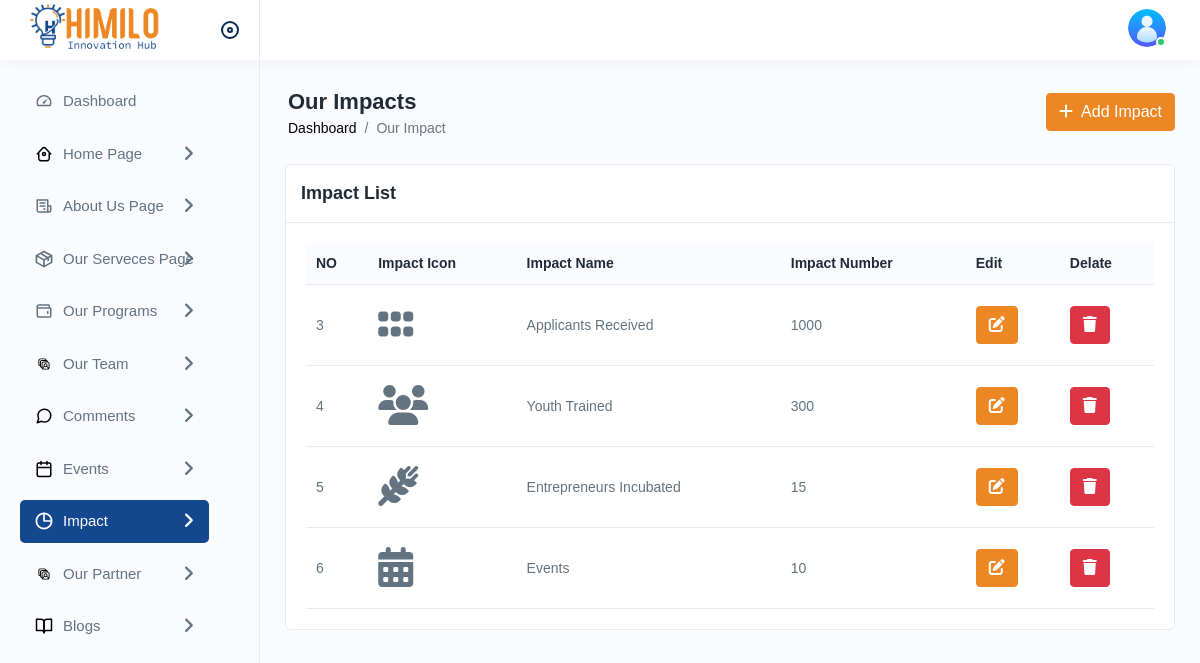
Page /admin/impact.php (signed in) on the committed database.
### tables this page shows
CREATE TABLE `users` (
  `id` int(11) NOT NULL,
  `user_name` varchar(255) NOT NULL,
  `f_name` varchar(255) NOT NULL,
  `l_name` varchar(255) NOT NULL,
  `image` longtext NOT NULL,
  `email` varchar(255) NOT NULL,
  `phone` varchar(255) NOT NULL,
  `my_password` varchar(255) NOT NULL,
  `create_date` timestamp NOT NULL DEFAULT current_timestamp() ON UPDATE current_timestamp()
);

CREATE TABLE `impact` (
  `id` int(11) NOT NULL,
  `icon` text NOT NULL,
  `name` varchar(255) NOT NULL,
  `number` varchar(255) NOT NULL,
  `create_date` timestamp NOT NULL DEFAULT current_timestamp() ON UPDATE current_timestamp()
);

### admin/impact.php (the view, shortened to what this page needs)
<?php
include "conn.php";
?>
<!DOCTYPE html>
<html lang="en">
<head>
<link rel="stylesheet" href="assets/css/bootstrap.min.css">
<link rel="stylesheet" href="assets/css/animate.css">
<link rel="stylesheet" href="assets/css/dataTables.bootstrap4.min.css">
<link rel="stylesheet" href="assets/plugins/fontawesome/css/fontawesome.min.css">
<link rel="stylesheet" href="assets/plugins/fontawesome/css/all.min.css">
<link rel="stylesheet" href="https://cdnjs.cloudflare.com/ajax/libs/font-awesome/6.5.1/css/all.min.css" />
<link rel="stylesheet" href="assets/css/style.css">
<link rel="stylesheet" href="https://cdn.jsdelivr.net/npm/alertifyjs/build/css/alertify.min.css" />
<link rel="stylesheet" href="https://cdn.jsdelivr.net/npm/alertifyjs/build/css/themes/default.min.css" />
</head>
<body>
<div class="main-wrapper">
<div class="sidebar" id="sidebar">
<div class="sidebar-inner slimscroll">
<div id="sidebar-menu" class="sidebar-menu">
<ul>
<li class="">
<a href="index.php"><img src="assets/img/icons/dashboard.svg" alt="img"><span> Dashboard</span> </a>
</li>
<li class="submenu ">
<a  href="javascript:void(0);"><img src="assets/img/icons/house.svg" alt="img"><span> Home Page</span> <span class="menu-arrow"></span></a>
</li>
<li class="submenu">
<a href="javascript:void(0);"><img src="assets/img/icons/purchase1.svg" alt="img"><span> About Us Page</span> <span class="menu-arrow"></span></a>
</li>
<li class="submenu">
<a  href="javascript:void(0);"><img src="assets/img/icons/product.svg" alt="img"><span> Our Serveces Page</span> <span class="menu-arrow"></span></a>
</li>
<li class="submenu">
<a href="our_prog.php"><img src="assets/img/icons/expense1.svg" alt="img"><span> Our Programs</span> <span class="menu-arrow"></span></a>
</li>
<li class="submenu">
<a href="javascript:void(0);"><img src="assets/img/icons/users.svg" alt="img"><span> Our Team</span> <span class="menu-arrow"></span></a>
</li>
<li class="submenu">
<a href="javascript:void(0);"><img src="assets/img/icons/coment.svg" alt="img"><span> Comments</span> <span class="menu-arrow"></span></a>
</li>
<li class="submenu">
<a href="javascript:void(0);"><img src="assets/img/icons/calendar.svg" alt="img"><span> Events</span> <span class="menu-arrow"></span></a>
</li>
<li class="submenu">
<a class="active" href="javascript:void(0);"><img src="assets/img/icons/time.svg" alt="img"><span>Impact</span> <span class="menu-arrow"></span></a>
</li>
<li class="submenu">
<a href="javascript:void(0);"><img src="assets/img/icons/users.svg" alt="img"><span>Our Partner</span> <span class="menu-arrow"></span></a>
</li>
<li class="submenu">
<a href="javascript:void(0);"><img src="assets/img/icons/book-open.svg" alt="img"><span>Blogs</span> <span class="menu-arrow"></span></a>
</li>
</ul>
</div>
</div>
</div>
<?php
include "header.php";
?>
<div class="page-wrapper cardhead">
<div class="content container-fluid">
<div class="page-header">
<div class="row">
<div class="col">
<h3 class="page-title">Our Impacts</h3>
<ul class="breadcrumb">
<li class="breadcrumb-item"><a href="index.php">Dashboard</a></li>
<li class="breadcrumb-item active">Our Impact</li>
</ul>
</div>
</div>
<button type="button"  class="btn btn-primary " data-bs-toggle="modal" data-bs-target="#exampleModal">
 <i class="fas fa-plus"></i>&nbsp; Add Impact
</button>
</div>
<div class="row">
<div class="col-lg-12">
<div class="card">
<div class="card-header">
<h4 class="card-title">Impact List</h4>
</div>
<div class="card-body">
<div class="table-responsive">
<table class="table mb-0">
<thead>
<tr>
<th>NO</th>
<th>Impact Icon</th>
<th>Impact Name</th>
<th>Impact Number</th>
<th>Edit</th>
<th>Delate</th>
</tr>
</thead>
<tbody>
<?php
$read_val=mysqli_query($conn,"SELECT * FROM impact");
if(mysqli_num_rows($read_val)>0)
{
    while($row=mysqli_fetch_assoc($read_val)){
echo "<style>
.no-date{
display:none !important;
}
</style><tr><td>$row[id]</td>
<td style='font-size:40px !important;'>$row[icon]</td>
<td>$row[name]</td>
<td style='word-break: break-all;'>$row[number]</td>
<td><a style='color:#fff !important;' href='update_impact.php?val_id=$row[id]' class='btn btn-primary'><i class='fas fa-edit'></i></a>
</td>
<td><button class='btn btn-danger delete-btn' data-id='$row[id]'><i class='fa fa-solid fa-trash'></i></button>
</td></tr>
" ;
    }
}
?>
</tbody>
</table>
</div>
</div>
</div>
</div>
</div>
</div>
</div>
</body>
</html>

### admin/header.php (shortened to what this page needs)
<div class="header">
<div class="header-left active">
<a href="#" class="logo">
<img src="assets/img/logo.png" alt="">
</a>
<a id="toggle_btn" href="javascript:void(0);">
</a>
</div>
<ul class="nav user-menu timka">
<li class="nav-item nav-target-me">
</li>
  <?php
$read=mysqli_query($conn,"SELECT * FROM users WHERE id='$_SESSION[user_id]'");
if($rowka=mysqli_num_rows($read)>0){
    while($rowka=mysqli_fetch_assoc($read)){
$img=$rowka['image'];
?>
<li class="nav-item dropdown has-arrow main-drop">
<a href="javascript:void(0);" class="dropdown-toggle nav-link userset" data-bs-toggle="dropdown">
<span class="user-img"><img src="<?php  echo $img ;  ?>" alt="">
<span class="status online"></span></span>
</a>
<?php
   }}
?>
</li>
</ul>
</div>

### admin/header.php (style rules this page uses)
.datetime-info, .nav-target-me { display: flex !important; color: #ec8723; font-weight: bold; justify-content: space-between; margin-top: 10px; margin-right: 30px; }

### rows in the picture
users: image (placeholder picture)
impact: id "3", name "Applicants Received", number "1000"
impact: id "4", name "Youth Trained", number "300"
impact: id "5", name "Entrepreneurs Incubated", number "15"
impact: id "6", name "Events", number "10"
